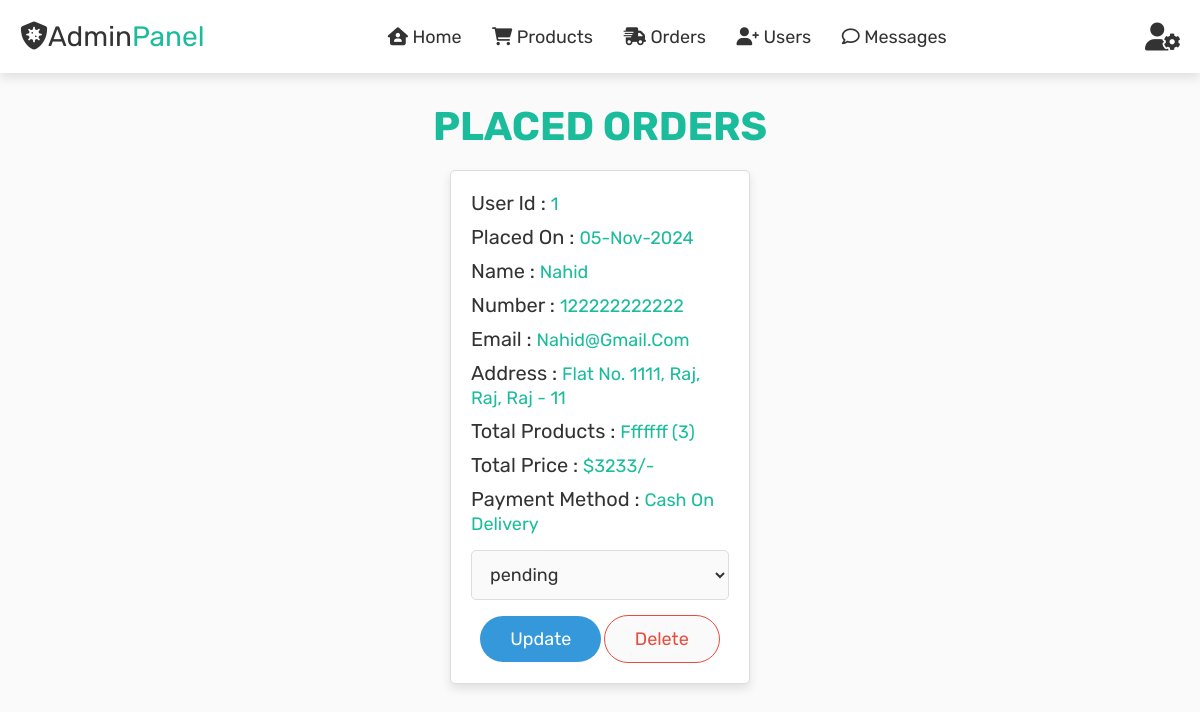
Screenshot of /admin_orders.php (signed in) with the database file from the repository.
### tables this page shows
CREATE TABLE `orders` (
  `id` int(100) NOT NULL,
  `user_id` int(100) NOT NULL,
  `name` varchar(100) NOT NULL,
  `number` varchar(12) NOT NULL,
  `email` varchar(100) NOT NULL,
  `method` varchar(50) NOT NULL,
  `address` varchar(500) NOT NULL,
  `total_products` varchar(1000) NOT NULL,
  `total_price` int(100) NOT NULL,
  `placed_on` varchar(50) NOT NULL,
  `payment_status` varchar(20) NOT NULL DEFAULT 'pending'
);

### admin_orders.php (the view, shortened to what this page needs)
<?php
include 'config.php';
?>
<!DOCTYPE html>
<html lang="en">
<head>
   <link rel="stylesheet" href="https://cdnjs.cloudflare.com/ajax/libs/font-awesome/6.0.0/css/all.min.css">
   <link rel="stylesheet" href="css/admin_style.css">
</head>
<body>
<?php include 'admin_header.php'; ?>
<section class="orders">
   <h1 class="title">placed orders</h1>
   <div class="box-container">
      <?php
      $select_orders = mysqli_query($conn, "SELECT * FROM `orders`") or die('query failed');
      if(mysqli_num_rows($select_orders) > 0){
         while($fetch_orders = mysqli_fetch_assoc($select_orders)){
      ?>
      <div class="box">
         <p> user id : <span><?php echo $fetch_orders['user_id']; ?></span> </p>
         <p> placed on : <span><?php echo $fetch_orders['placed_on']; ?></span> </p>
         <p> name : <span><?php echo $fetch_orders['name']; ?></span> </p>
         <p> number : <span><?php echo $fetch_orders['number']; ?></span> </p>
         <p> email : <span><?php echo $fetch_orders['email']; ?></span> </p>
         <p> address : <span><?php echo $fetch_orders['address']; ?></span> </p>
         <p> total products : <span><?php echo $fetch_orders['total_products']; ?></span> </p>
         <p> total price : <span>$<?php echo $fetch_orders['total_price']; ?>/-</span> </p>
         <p> payment method : <span><?php echo $fetch_orders['method']; ?></span> </p>
         <form action="" method="post">
            <select name="update_payment">
               <option value="" selected disabled><?php echo $fetch_orders['payment_status']; ?></option>
            </select>
            <input type="submit" value="update" name="update_order" class="option-btn">
            <a href="admin_orders.php?delete=<?php echo $fetch_orders['id']; ?>" onclick="return confirm('delete this order?');" class="delete-btn">delete</a>
         </form>
      </div>
      <?php
         }
      }else{
         echo '<p class="empty">no orders placed yet!</p>';
      }
      ?>
   </div>
</section>
</body>
</html>

### css/admin_style.css (style rules this page uses)
:root { --green-sea:#1abc9c; --red:#e74c3c; --blue:#3498db; --black:#333; --white:#fff; --light-color:#666; --light-white:#ccc; --light-bg:#fafafa; --border:.1rem solid #ddd; --box-shadow:0 .5rem 1rem rgba(0,0,0,.1); }
* { font-family: 'Rubik', sans-serif; margin:0; padding:0; box-sizing: border-box; outline: none; border:none; text-decoration: none; transition:all .2s linear; }
html { font-size: 62.5%; overflow-x: hidden; }
body { background-color: var(--light-bg); }
section { padding:3rem 2rem; }
.title { text-align: center; margin-bottom: 2rem; text-transform: uppercase; color:var(--green-sea); font-size: 4rem; }
.btn, .option-btn, .delete-btn, .white-btn { display: inline-block; margin-top: 1rem; padding:1.2rem 3rem; cursor: pointer; color:var(--white); font-size: 1.8rem; border-radius: 3rem; text-transform: capitalize; }
.option-btn { background-color: var(--blue); }
.delete-btn { background-color: var(--light-bg); color: var(--red); border: 1px solid var(--red); }
.orders .box-container { display: grid; grid-template-columns: repeat(auto-fit, 30rem); justify-content: center; gap:1.5rem; max-width: 1200px; margin:0 auto; align-items: flex-start; }
.orders .box-container .box { background-color: var(--white); padding:2rem; border:var(--border); box-shadow: var(--box-shadow); border-radius: .5rem; }
.orders .box-container .box p { padding-bottom: 1rem; font-size: 2rem; color:var(--black); text-transform: capitalize; }
.orders .box-container .box p span { color:var(--green-sea); font-size: 1.8rem; }
.orders .box-container .box form { text-align: center; }
.orders .box-container .box form select { border-radius: .5rem; margin:.5rem 0; width: 100%; background-color: var(--light-bg); border:var(--border); padding:1.2rem 1.4rem; font-size: 1.8rem; color:var(--black); }

### rows the page displays
orders: user "1", placed_on "05-Nov-2024", name "Nahid", number "122222222222", email "Nahid@gmail.com", address "Flat No. 1111, Raj, Raj, Raj - 11", total_products "Fffffff (3)", total_price "3233", method "Cash On Delivery", update_payment "pending"
